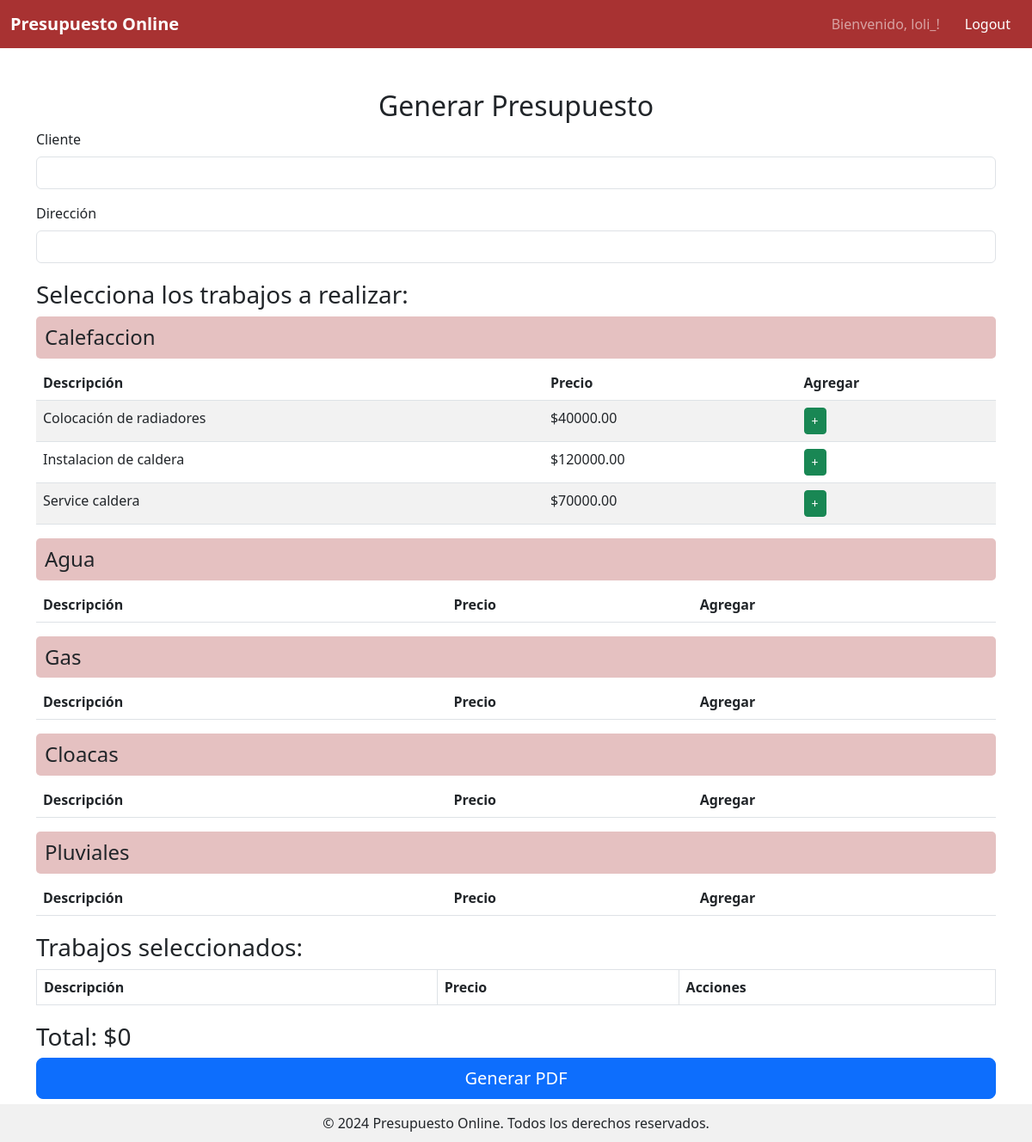
Screenshot of /presupuestos/generar_presupuesto/ (signed in) with the database file from the repository.
### appPresupuesto/models.py (models this page shows, shortened)
class Categoria(models.Model):
    nombre = models.CharField(max_length=100)

class Trabajo(models.Model):
    categoria = models.ForeignKey(Categoria, on_delete=models.CASCADE)
    descripcion = models.TextField()
    precio = models.DecimalField(max_digits=10, decimal_places=2)

### appPresupuesto/views.py (the view)
# urls.py: path('generar_presupuesto/', views.generar_presupuesto, name='generar_presupuesto'),  # Presupuesto
@login_required
def generar_presupuesto(request):
    if request.method == 'POST':
        cliente = request.POST.get('cliente')
        direccion = request.POST.get('direccion')
        trabajos_seleccionados = request.POST.get('trabajos_input').split(",")  # Recibimos trabajos como lista de IDs
        response = HttpResponse(content_type='application/pdf')
        response['Content-Disposition'] = 'attachment; filename="presupuesto.pdf"'
        buffer = BytesIO()
        p = canvas.Canvas(buffer, pagesize=A4)
        ancho_pagina, alto_pagina = A4
        logo_path = os.path.join(settings.BASE_DIR, 'static', 'img', 'logo.png')
        if os.path.exists(logo_path):
            p.drawImage(logo_path, 40, alto_pagina - 80, width=120, height=30)
        else:
            p.drawString(40, alto_pagina - 80, "Logo no disponible")
        p.setFont("Helvetica-Bold", 16)
        p.drawString(230, alto_pagina - 80, "Presupuesto de obra")
        p.setFont("Helvetica", 12)
        p.drawString(40, alto_pagina - 150, f"Cliente: {cliente}")
        p.drawString(40, alto_pagina - 170, f"Dirección: {direccion}")
        p.setFont("Helvetica-Bold", 12)
        p.drawString(40, alto_pagina - 200, "Trabajos a realizar:")
        y = alto_pagina - 230
        p.setFont("Helvetica", 12)
        total = 0
        p.setFillColor(colors.grey)
        p.rect(40, y, 500, 20, fill=True, stroke=False)
        p.setFillColor(colors.white)
        p.drawString(50, y + 5, "Descripción")
        p.drawString(400, y + 5, "Precio")
        p.setFillColor(colors.black)
        y -= 30  # Ajustar la posición vertical para los trabajos
        for trabajo_id in trabajos_seleccionados:
            if trabajo_id:
                trabajo = Trabajo.objects.get(id=trabajo_id)
                descripcion = trabajo.descripcion
                precio = trabajo.precio
                total += precio
                p.drawString(50, y, descripcion)  # Descripción del trabajo
                p.drawString(400, y, f"${precio:.2f}")  # Precio del trabajo
                y -= 20  # Espaciado entre filas
        y -= 10
        p.line(40, y, 540, y)
        y -= 30
        p.setFont("Helvetica-Bold", 12)
        p.drawString(400, y, f"Total: ${total:.2f}")
        p.setFont("Helvetica-Oblique", 10)
        p.drawString(40, 50, "Gracias por confiar en nosotros. Para más información, contáctenos.")
        p.showPage()
        p.save()
        pdf = buffer.getvalue()
        buffer.close()
        response.write(pdf)
        return response
    else:
        categorias = Categoria.objects.all()
        trabajos_por_categoria = {}
        for categoria in categorias:
            trabajos = Trabajo.objects.filter(categoria=categoria)
            trabajos_por_categoria[categoria.nombre] = trabajos
        return render(request, 'presupuestos/generar_presupuesto.html', {
            'trabajos_por_categoria': trabajos_por_categoria
        })

### appPresupuesto/templates/presupuestos/generar_presupuesto.html (shortened to what this page needs)
<!DOCTYPE html>
<html lang="es">
<head>
    <link href="https://cdn.jsdelivr.net/npm/bootstrap@5.3.0-alpha1/dist/css/bootstrap.min.css" rel="stylesheet">
</head>
<body>
    <nav class="navbar navbar-expand-lg navbar-dark">
        <div class="container-fluid">
            <a class="navbar-brand" href="#">Presupuesto Online</a>
            <div class="collapse navbar-collapse justify-content-end">
                {% if user.is_authenticated %}
                    <span class="navbar-text me-3">Bienvenido, {{ user.username }}!</span>
                    <form method="POST" action="{% url 'logout' %}">
                        <button type="submit" class="btn logout-btn">Logout</button>
                    </form>
                {% else %}
                    <a class="btn logout-btn" href="{% url 'login' %}">Iniciar sesión</a>
                {% endif %}
            </div>
        </div>
    </nav>
    <div class="container mt-5">
        <h2 class="text-center">Generar Presupuesto</h2>
        {% if user.is_authenticated %}
        <form method="POST" action="{% url 'generar_presupuesto' %}">
            <div class="mb-3">
                <label for="cliente" class="form-label">Cliente</label>
                <input type="text" class="form-control" id="cliente" name="cliente" required>
            </div>
            <div class="mb-3">
                <label for="direccion" class="form-label">Dirección</label>
                <input type="text" class="form-control" id="direccion" name="direccion" required>
            </div>
            <h3>Selecciona los trabajos a realizar:</h3>
            {% for categoria, trabajos in trabajos_por_categoria.items %}
            <h4>{{ categoria }}</h4>
            <table class="table table-striped">
                <thead>
                    <tr>
                        <th scope="col">Descripción</th>
                        <th scope="col">Precio</th>
                        <th scope="col">Agregar</th>
                    </tr>
                </thead>
                <tbody>
                    {% for trabajo in trabajos %}
                    <tr>
                        <td>{{ trabajo.descripcion }}</td>
                        <td>${{ trabajo.precio }}</td>
                        <td>
                            <button type="button" class="btn btn-success btn-sm" onclick="agregarTrabajo('{{ trabajo.id }}', '{{ trabajo.descripcion }}', '{{ trabajo.precio }}')">+</button>
                        </td>
                    </tr>
                    {% endfor %}
                </tbody>
            </table>
            {% endfor %}
            <h3>Trabajos seleccionados:</h3>
            <table class="table table-bordered">
                <thead>
                    <tr>
                        <th>Descripción</th>
                        <th>Precio</th>
                        <th>Acciones</th>
                    </tr>
                </thead>
            </table>
            <h3 id="total">Total: $0</h3>
            <div class="d-grid gap-2">
                <button type="submit" class="btn btn-primary btn-lg">Generar PDF</button>
            </div>
        </form>
        {% else %}
        <div class="alert alert-warning text-center">
            Debes <a href="{% url 'login' %}">iniciar sesión</a> para generar un presupuesto.
        </div>
        {% endif %}
    </div>
    <footer class="footer mt-5">
        <p>&copy; 2024 Presupuesto Online. Todos los derechos reservados.</p>
    </footer>
</body>
</html>

### appPresupuesto/templates/presupuestos/generar_presupuesto.html (style rules this page uses)
.navbar { background-color: #a83232; }
.navbar-brand { font-weight: bold; color: white; }
.logout-btn { color: white; }
h2, h3 { margin-top: 20px; }
h4 { background-color: rgba(168, 50, 50, 0.3); padding: 10px; border-radius: 5px; }
.footer { background-color: #f1f1f1; padding: 10px 0; position: fixed; width: 100%; bottom: 0; left: 0; }
.footer p { text-align: center; margin: 0; }
body { margin-bottom: 50px; }

### rows the page displays
Categoria: trabajos_por_categoria "Calefaccion"
Trabajo: descripcion "Colocación de radiadores", precio "40000.00"
Trabajo: descripcion "Instalacion de caldera", precio "120000.00"
Trabajo: descripcion "Service caldera", precio "70000.00"
Categoria: trabajos_por_categoria "Agua"
Categoria: trabajos_por_categoria "Gas"
Categoria: trabajos_por_categoria "Cloacas"
Categoria: trabajos_por_categoria "Pluviales"

### other values shown
{{ user.username }} "loli_"
